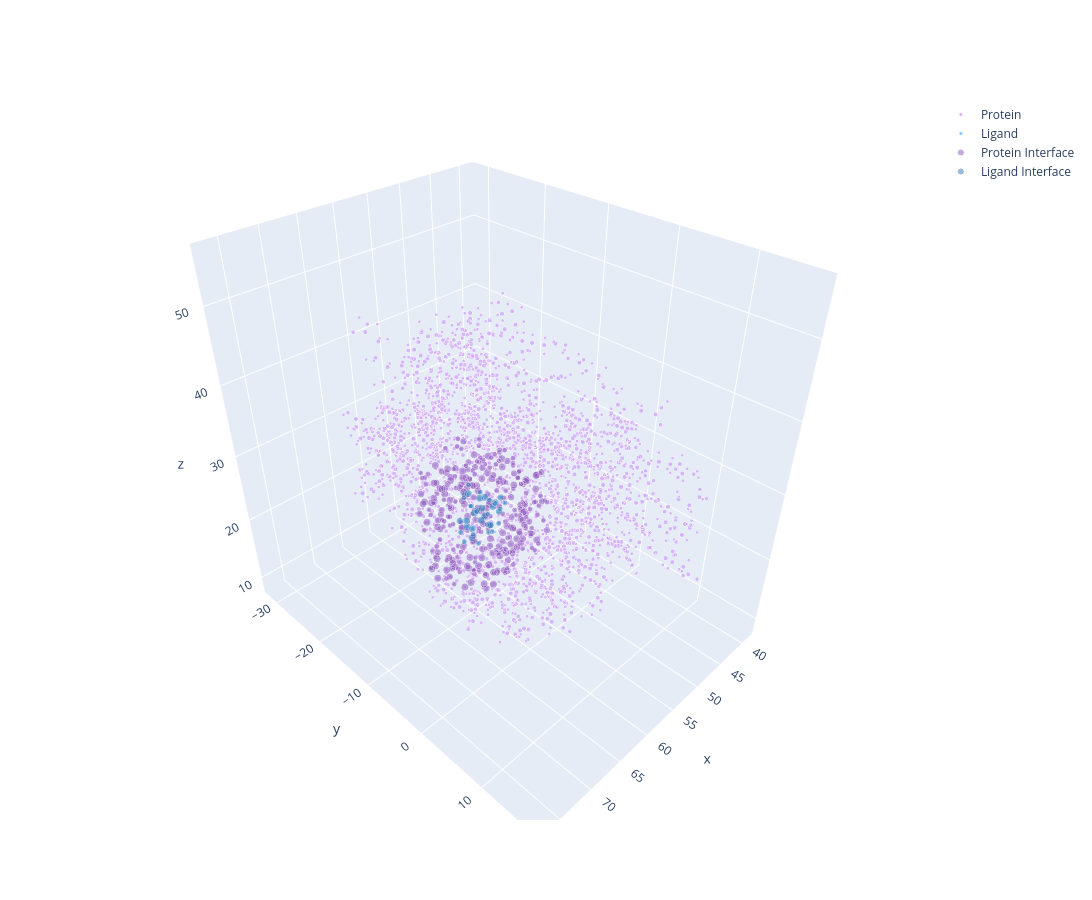

Here is the notebook cell this chart was saved with:
### Markdown cell above
### Нарисуем как выглядят интерфейсные атомы

### Code cell
lig_neighbors_idx, prot_neighbors_idx = find_neighbor_indexes(
        lig_xyz,
        prot_xyz,
        6.0,
    )

prot_full = go.Scatter3d(
    x=prot_xyz.T[0],
    y=prot_xyz.T[1],
    z=prot_xyz.T[2],
    marker=go.scatter3d.Marker(
        color="#CD9EF7",
        size=prot_vdw*3,
    ),
    mode="markers",
    name="Protein",
)
lig_full = go.Scatter3d(
    x=lig_xyz.T[0],
    y=lig_xyz.T[1],
    z=lig_xyz.T[2],
    marker=go.scatter3d.Marker(
        color="#64BAFF",
        size=lig_vdw*3,
    ),
    mode="markers",
    name="Ligand",
)
prot_interface = go.Scatter3d(
    x=prot_xyz.T[0, prot_neighbors_idx],
    y=prot_xyz.T[1, prot_neighbors_idx],
    z=prot_xyz.T[2, prot_neighbors_idx],
    marker=go.scatter3d.Marker(
        color="#8A56B9",
        size=prot_vdw*5,
        opacity=0.5,
    ),
    mode="markers",
    name="Protein Interface",
)
lig_interface = go.Scatter3d(
    x=lig_xyz.T[0, lig_neighbors_idx],
    y=lig_xyz.T[1, lig_neighbors_idx],
    z=lig_xyz.T[2, lig_neighbors_idx],
    marker=go.scatter3d.Marker(
        color="#317AB5",
        size=lig_vdw*5,
        opacity=0.5,
    ),
    mode="markers",
    name="Ligand Interface",
)

fig = go.Figure(
    data=[
        prot_full,
        lig_full,
        prot_interface,
        lig_interface,
    ],
)
fig.update_layout(width=1200, height=900)
fig.show()

### Figure 1 — Plotly figure (JSON) as saved in the notebook; plotly's stock layout.template omitted (floating-point values rounded to 4 significant figures; data arrays with more than 128 entries replaced by an {"elided": "..."} marker saying what was removed)
{"data": [{"marker": {"color": "#CD9EF7", "size": {"elided": "2764 float values"}}, "mode": "markers", "name": "Protein", "type": "scatter3d", "x": {"elided": "2764 float values"}, "y": {"elided": "2764 float values"}, "z": {"elided": "2764 float values"}}, {"marker": {"color": "#64BAFF", "size": [5.1, 5.1, 5.1, 5.1, 5.1, 5.1, 5.1, 4.56, 5.1, 5.1, 5.1, 4.56, 5.1, 4.56, 5.1, 4.56, 5.1, 5.1, 5.1, 3.6, 3.6, 3.6, 3.6, 3.6, 3.6, 3.6, 3.6, 3.6, 3.6, 3.6, 3.6, 3.6, 3.6, 3.6, 3.6, 3.6, 3.6, 3.6, 3.6]}, "mode": "markers", "name": "Ligand", "type": "scatter3d", "x": [59.25, 59.66, 59.41, 59.28, 59.22, 60.09, 58.94, 58.66, 60.16, 59.97, 59.16, 59.31, 58, 59.03, 57.62, 59.12, 61.22, 57.19, 56.44, 59.25, 59.34, 61.03, 60.19, 59.47, 60.28, 58.59, 60.84, 58.19, 57.16, 59.22, 62.09, 60.84, 61.44, 56.31, 58, 56.91, 55.53, 56.72, 56.22], "y": [-6.969, -8.383, -9.547, -9.328, -10.25, -10.82, -9.844, -8.438, -10.18, -11.36, -12.32, -13.44, -12.05, -6.285, -10.55, -6.48, -9.125, -10.04, -10.28, -8.289, -11.3, -10.58, -8.578, -11.38, -11.42, -8.219, -11.62, -12.41, -12.55, -5.359, -9.586, -8.359, -8.672, -9.375, -9.492, -10.88, -10.8, -10.64, -9.211], "z": [26.77, 27.03, 26.11, 24.61, 23.66, 26.5, 22.22, 22.06, 21.36, 20.89, 20.84, 20.23, 21.58, 27.8, 21.73, 25.61, 21.17, 20.34, 22.78, 24.27, 23.91, 27, 27.95, 27.19, 25.61, 21.14, 20.3, 22.59, 21.08, 27.61, 20.75, 20.48, 22.12, 20.45, 19.88, 19.72, 22.45, 23.77, 22.83]}, {"marker": {"color": "#8A56B9", "opacity": 0.5, "size": {"elided": "2764 float values"}}, "mode": "markers", "name": "Protein Interface", "type": "scatter3d", "x": {"elided": "308 float values"}, "y": {"elided": "308 float values"}, "z": {"elided": "308 float values"}}, {"marker": {"color": "#317AB5", "opacity": 0.5, "size": [8.5, 8.5, 8.5, 8.5, 8.5, 8.5, 8.5, 7.6, 8.5, 8.5, 8.5, 7.6, 8.5, 7.6, 8.5, 7.6, 8.5, 8.5, 8.5, 6.0, 6.0, 6.0, 6.0, 6.0, 6.0, 6.0, 6.0, 6.0, 6.0, 6.0, 6.0, 6.0, 6.0, 6.0, 6.0, 6.0, 6.0, 6.0, 6.0]}, "mode": "markers", "name": "Ligand Interface", "type": "scatter3d", "x": [59.25, 59.66, 59.41, 59.28, 59.22, 60.09, 58.94, 58.66, 60.16, 59.97, 59.16, 59.31, 58, 59.03, 57.62, 59.12, 61.22, 57.19, 56.44, 59.25, 59.34, 61.03, 60.19, 59.47, 60.28, 58.59, 60.84, 58.19, 57.16, 59.22, 62.09, 60.84, 61.44, 56.31, 58, 56.91, 55.53, 56.72, 56.22], "y": [-6.969, -8.383, -9.547, -9.328, -10.25, -10.82, -9.844, -8.438, -10.18, -11.36, -12.32, -13.44, -12.05, -6.285, -10.55, -6.48, -9.125, -10.04, -10.28, -8.289, -11.3, -10.58, -8.578, -11.38, -11.42, -8.219, -11.62, -12.41, -12.55, -5.359, -9.586, -8.359, -8.672, -9.375, -9.492, -10.88, -10.8, -10.64, -9.211], "z": [26.77, 27.03, 26.11, 24.61, 23.66, 26.5, 22.22, 22.06, 21.36, 20.89, 20.84, 20.23, 21.58, 27.8, 21.73, 25.61, 21.17, 20.34, 22.78, 24.27, 23.91, 27, 27.95, 27.19, 25.61, 21.14, 20.3, 22.59, 21.08, 27.61, 20.75, 20.48, 22.12, 20.45, 19.88, 19.72, 22.45, 23.77, 22.83]}], "layout": {"height": 900, "width": 1200}}
